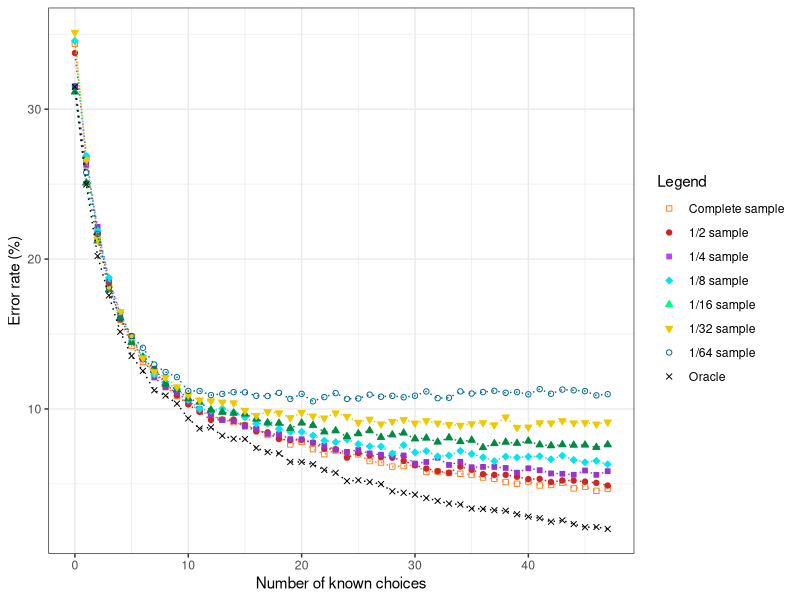
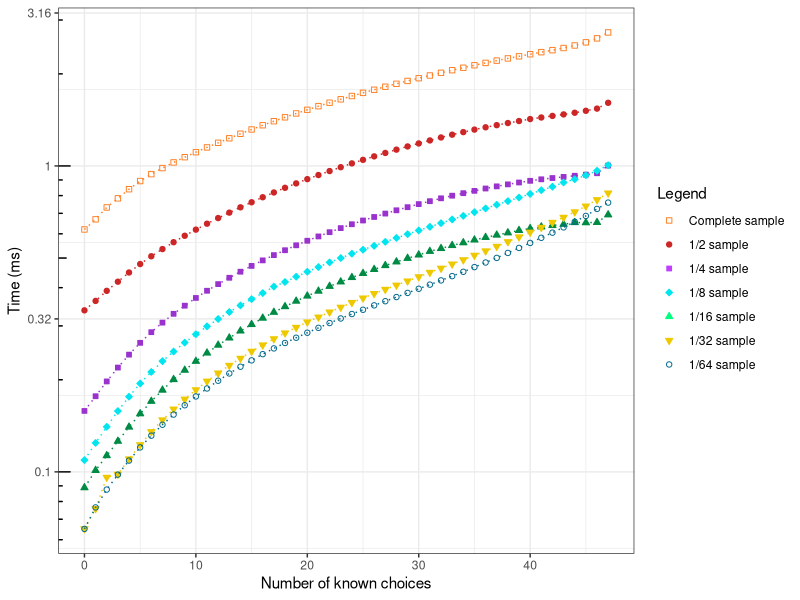

Recreate these plots in R, in order.
library(ggplot2)

#--------------------------------------------------------------------------------------------
#Parametres globaux
dataset_name = "renault_small_header"
algo_name = "v-pop"
taille_img_x = 1024/2
taille_img_y = 720/2
#fin parametres globaux
#--------------------------------------------------------------------------------------------

#--------------------------------------------------------------------------------------------
#data

oracle = c(0.68502658003544,0.7502584170112226,0.7979548139397519,0.8242395156526875,0.8485307147076196,0.8646264028352038,0.8746308328411104,0.8875886001181335,0.8910956881275842,0.8964855286473715,0.9063053750738335,0.91313496751329,0.912322799763733,0.9178972238629651,0.9199276432368576,0.9201122268163024,0.926055818074424,0.9288245717660957,0.9296736562315416,0.9353957471943296,0.9353588304784406,0.9369462492616657,0.940711754282339,0.9426683402244537,0.9481320141760189,0.9475782634376846,0.9487595983461311,0.9501624335499114,0.9549985233313645,0.9559583579444773,0.9571766095688128,0.9594654459539279,0.9613851151801536,0.9631571175428234,0.9637847017129356,0.9664796219728293,0.966738038984052,0.9675871234494979,0.9679562906083875,0.9702820437093916,0.9718694624926166,0.9729031305375074,0.9752658003544005,0.9743428824571766,0.9768532191376255,0.978920555227407,0.9788098050797401,0.9800649734199646)
courbe1 = c(0.6563792085056114,0.7331659775546367,0.7830035440047254,0.8160809214412286,0.8404459539279385,0.8577968103957472,0.8686134081512109,0.875849084465446,0.8849305965741288,0.8914648552864737,0.8955995274660367,0.9011739515652688,0.9044226225634967,0.9072652096869462,0.9088157117542823,0.9107722976963969,0.9135779681039575,0.9173803898405198,0.918820141760189,0.923693148257531,0.9219949793266391,0.9268310691080921,0.930190490253987,0.927790903721205,0.9305965741287655,0.9303012404016539,0.9348050797401063,0.9357649143532192,0.9384967513290018,0.9380537507383343,0.9374261665682221,0.9419669226225635,0.9418192557590077,0.9427790903721205,0.9432959243945659,0.9438865918487891,0.9457693443591259,0.9466553455404607,0.9487965150620201,0.9499040165386887,0.9484642646190194,0.9510853514471352,0.9507531010041347,0.9492395156526875,0.9530419373892498,0.9518975191966923,0.9546662728883638,0.9532634376845835)
courbe1_2 = c(0.6625159956688651,0.7313711979525543,0.7824589034353775,0.8157298946746727,0.8401417462348656,0.851904715031007,0.8669160350428192,0.8732650851461758,0.8826163992518948,0.8909833645043803,0.8969878925091053,0.9020080716605965,0.9073235554680579,0.9071266856974112,0.9070774682547494,0.9109164287823605,0.9150506939659415,0.9156413032778817,0.9201200905600945,0.9208583522000197,0.9206122649867113,0.9224825278078551,0.9266167929914362,0.9269120976474062,0.9325228861108377,0.9294221872231518,0.9309971453883257,0.9320799291268825,0.9325721035534994,0.9346392361452899,0.937543065262329,0.9397578501821046,0.941529678117925,0.942612461856482,0.9384781966729009,0.9405453292646914,0.9435475932670538,0.943990550251009,0.943990550251009,0.9452702037602126,0.9468451619253864,0.9466975095974013,0.9487646421891919,0.9477310758932966,0.94782951077862,0.9485185549758834,0.949355251501132,0.9511270794369524)
courbe1_4 = c(0.684989875126561,0.7371329733378332,0.778518393520081,0.8137445156935539,0.8364832939588255,0.8515018562267972,0.8658454269321634,0.87900776240297,0.8856311171110361,0.8888795140060749,0.894996625042187,0.900059061761728,0.9038558893013837,0.9073574080323996,0.9082011474856564,0.911787040161998,0.913390145123186,0.9166807289908876,0.916849476881539,0.9201822477219035,0.9202666216672292,0.9225869051636855,0.9244853189335134,0.9272274721565981,0.9286618292271347,0.9273962200472494,0.92963212959838,0.9305602429969625,0.9313196085048937,0.9310242996962538,0.9364664191697604,0.9354117448531893,0.9325430307121161,0.9373945325683429,0.935242996962538,0.9389132635842052,0.938702328720891,0.938702328720891,0.9393773202834964,0.9424991562605467,0.9396304421194736,0.9408538643266959,0.9430475869051637,0.9432585217684779,0.9439335133310833,0.941106986162673,0.9439757003037462,0.9415288558893014)
courbe1_8 = c(0.6543686262156948,0.7311887230775288,0.7809190061818325,0.8125369138087176,0.8355317557191795,0.8544316257825727,0.8650628026932314,0.8769933456707485,0.8822301846674804,0.8864039059731464,0.8940032287278025,0.9001063117691066,0.901090680001575,0.8997913139347167,0.9022325471512384,0.9056187738709296,0.9098318699058944,0.9096743709886994,0.9132968460841832,0.9153049572784188,0.9152655825491199,0.9177068157656416,0.9211324172146317,0.9221167854471001,0.9203055478993581,0.9234555262432571,0.9249911406859078,0.9250305154152065,0.9297161082017561,0.9241248966413356,0.9290073630743788,0.9280623695712092,0.9316454699373942,0.9310548489979131,0.9279836201126117,0.9299917313068473,0.9323148403354727,0.934795448281293,0.9318029688545891,0.9324329645233689,0.9318817183131866,0.9315667204787967,0.933614206402331,0.9312123479151081,0.9340079536953183,0.9356223175965666,0.9346379493640982,0.9369216836634248)
courbe1_16 = c(0.6885002286236854,0.7491998171010517,0.7878753238835543,0.8204541990550221,0.8391632373113854,0.8555479347660417,0.8654549611339735,0.874409388812681,0.8834781283340954,0.8870598994055784,0.8931946349641823,0.8954808718183204,0.900701112635269,0.9022252705380277,0.9028730376467002,0.9034064929126657,0.9067596402987349,0.9092363968907179,0.9095031245237006,0.9129324798049078,0.9093888126809937,0.9109510745313214,0.9152949245541838,0.9145709495503734,0.9183813443072703,0.9165142508763908,0.9144947416552355,0.9189529035208047,0.9172763298277702,0.9160570035055632,0.919943606157598,0.9194482548392013,0.9220774272214601,0.9192577351013566,0.9217725956409084,0.9208581008992531,0.92577351013565,0.9231062338058222,0.9221917390641671,0.9229157140679775,0.9214296601127877,0.9239445206523396,0.9245160798658741,0.9238683127572016,0.9241731443377534,0.9240588324950465,0.9256210943453742,0.9239064167047706)
courbe1_32= c(0.6487793902576218,0.733753328083399,0.786777665279184,0.8193647579405258,0.8351520605992425,0.8519143510706116,0.8659766752915589,0.8752390595117561,0.8790265121685978,0.8853264334195823,0.8906888663891701,0.8941388232647092,0.8946263171710354,0.8954888063899201,0.8959388007649904,0.901113736078299,0.9044136948288146,0.9019387257659279,0.9026512168597892,0.9058761765477932,0.9023887201409982,0.9047886901413732,0.9061011737353283,0.9026887163910451,0.9050511868601643,0.9089886376420295,0.9068886638917013,0.9100761240484494,0.9084261446731916,0.9071511606104924,0.9095511306108673,0.9078636517043537,0.9095511306108673,0.9104886188922638,0.91097611279859,0.9099261259234259,0.9092136348295646,0.9106386170172873,0.9055011812352346,0.9124385945175685,0.9121385982675216,0.9093261334233322,0.9094386320170997,0.9079011512356095,0.9093636329545881,0.9092136348295646,0.9101511231109611,0.908838639517006)
courbe1_64 = c(0.6846980914468545,0.7422151121693515,0.7832136612225157,0.8190408869377581,0.8395773652293612,0.8513709587410246,0.8592209531604599,0.8704192864317869,0.8754045909446035,0.8787901335615165,0.8880166672867295,0.8880166672867295,0.890769745898285,0.8899884668328435,0.8887979463521708,0.8889467614122549,0.8912161910785371,0.8914022099036423,0.8892815952974441,0.8933740094497563,0.8899512630678225,0.8949365675806391,0.8921090814390417,0.8894676141225492,0.8932996019197142,0.8930391755645671,0.8904721157781167,0.8918486550838944,0.8912905986085792,0.8922206927341046,0.8912161910785371,0.8883515011719186,0.892815952974441,0.8925555266192938,0.8883142974068976,0.8897652442427174,0.8887607425871498,0.8879050559916664,0.8892443915324231,0.8887607425871498,0.8902488931879906,0.8867889430410357,0.8898768555377804,0.8870865731612039,0.8875702221064772,0.8880910748167714,0.89095576472339,0.8901744856579485)

tps_courbe1 = c(0.619880177753987,0.6692052204666273,0.7317778304415239,0.7835428034554046,0.8393094951269935,0.8925847076934436,0.9401803382309509,0.9840903001698169,1.026910106024808,1.0680262242321323,1.1092238419595393,1.1498626991656822,1.1903069023552866,1.2316474228440637,1.2740687191376254,1.316035523405198,1.3584633255685175,1.400294085757531,1.4422439237669817,1.4846440511665682,1.5258952243797992,1.568353883601595,1.6096364962714116,1.6515207696396927,1.6928072715224454,1.7338529835720615,1.774978728440638,1.8153042948538098,1.8561382867321323,1.8965240490992321,1.9361281432737745,1.9757038995126994,2.0158091659775548,2.0561014703558773,2.094314386961016,2.1337520829149437,2.172147336163615,2.2094566018163024,2.246534808992912,2.282568659664796,2.318733150361784,2.35474384476521,2.3906763707914944,2.4295996256645007,2.4761857712640283,2.536152407966627,2.6127072540977556,2.7319425257678676)
tps_courbe1_2 = c(0.33729014907963384,0.3620579650556157,0.3906002507136529,0.41838479550152574,0.448444211585786,0.47783263264100795,0.5067506600551235,0.5349568643075105,0.5632946113298553,0.5912849753912787,0.61909411374151,0.6474208774485678,0.6754602478098238,0.7037851349542278,0.7325153474259277,0.7608700206221085,0.7901366574958165,0.8190630902647899,0.8483318265577321,0.8768977557830495,0.9054591771335762,0.9339096387439708,0.962295101732454,0.9905970438527414,1.019345847672015,1.046927726597106,1.0747697096663058,1.1028628316271287,1.1305579304557536,1.1581870966630574,1.1845528315286937,1.2117822555369624,1.2390141187616892,1.2654592963874398,1.2900948870951865,1.3147517285165862,1.3378335769760803,1.359529751501132,1.3812931091150704,1.4022545975489713,1.423133964415789,1.4401718224726843,1.4573648770548282,1.4739426644846934,1.4925057270892805,1.5145029180037406,1.5397235880500049,1.6085027488926076)
tps_courbe1_4 = c(0.15818114406851164,0.17667539031387108,0.19747195072561594,0.21919193975700305,0.24162447700809989,0.26406918760546744,0.2861554282399595,0.30754845106311174,0.3285943591376983,0.34930399156260544,0.37028976801383734,0.3907288629345258,0.4108513712453594,0.4309498403223085,0.4511919823658454,0.4712482493671954,0.4913396510715491,0.5111184297586905,0.5303659853189335,0.5503241333952076,0.5693733423050962,0.5884248544549443,0.6075363508268646,0.6264451629682753,0.6450289036871414,0.6633164632973337,0.6810944433850827,0.6986528525143436,0.71634342739622,0.7334076533496456,0.7504462883901452,0.7670200990550118,0.7837756353358083,0.7994593523455957,0.8146065034593317,0.8289954966672292,0.8438437702497469,0.8576858488862639,0.8704310527759028,0.8828801190938238,0.8940544173557206,0.9045271088845764,0.9130918083023962,0.9210539040668242,0.9288452029193385,0.9366510772443469,0.9468228774046574,1.0028542991056362)
tps_courbe1_8 = c(0.10927567740284286,0.1243352374689924,0.1403542519982675,0.1580507660353585,0.17610623998897507,0.19451837405992833,0.2121589037681616,0.23008870669764145,0.24735948887663897,0.26450226262944443,0.2817015494743474,0.298959651927393,0.31600243847698545,0.33306199499940936,0.3500469668071032,0.36692154341063904,0.3841120448478167,0.4033185414812773,0.4175505087608773,0.4343805358113163,0.45092451588770327,0.4672313942985392,0.4839815480174824,0.49998213485844784,0.5167350650470528,0.5323225619955113,0.5481438526203882,0.5648339704295783,0.5816009557428042,0.5983841248966414,0.6154116758672284,0.6324582562113635,0.6502026642123085,0.6685027712721975,0.6868392683387802,0.7063489278261212,0.7263053814230027,0.746706758829783,0.7673809986218845,0.788559555065559,0.8100735148245856,0.8330708445879434,0.855398274323739,0.8831414254045753,0.904677850179155,0.9322120957987163,0.9646898943576013,1.0059555453006261)
tps_courbe1_16 = c(0.0887804617817406,0.10109478520804756,0.11299537204694407,0.12594325373418686,0.14009307144490168,0.15487696181984453,0.17011957628410304,0.18502576630848955,0.20040600983081847,0.21490319924554183,0.22984922866178936,0.24469658222831886,0.25951007857033986,0.2740168974622771,0.2887923432403597,0.30332830410760553,0.3181210649291267,0.33246725975461056,0.3469591705532693,0.36151087162780066,0.3757203601585124,0.38982403383630543,0.4041019841487578,0.4179290809708886,0.431886208581009,0.4455092563252553,0.45909163942234416,0.47269538324950466,0.4858894002438653,0.4990009972946197,0.5119462388355434,0.5258699101508917,0.5374007205837524,0.5497091534445968,0.561107320492303,0.5729763971193416,0.5840317192501143,0.5943797497713763,0.6047394906264288,0.6156300943834782,0.624449722374638,0.6322549088553574,0.6390677644795001,0.6445769136564549,0.6532525953741808,0.6524797767108672,0.6537259471498247,0.6923652889803383)
tps_courbe1_32= c(0.06516885052686841,0.07581310916113548,0.09597282491468857,0.0982035523680954,0.11020739757003037,0.12257828222147223,0.1353035981925226,0.14780369546630667,0.16030561255484307,0.17277095661304234,0.185456765440432,0.1978410556868039,0.21030079656504294,0.2228870113998575,0.23504541133235834,0.2477097121910976,0.25977319286008926,0.272209424157198,0.28437285157685527,0.2965559661754228,0.30891524277196536,0.3205217721903476,0.33288506952413094,0.34517193576330296,0.3576027083286459,0.36991676202797463,0.38257441099486256,0.3948391317358533,0.4075528913263584,0.42046721993475084,0.4341620133123336,0.4487101424982188,0.4629256958788015,0.4779228714891064,0.4933049217009787,0.5103208897138786,0.5275478546518169,0.5456795278059025,0.5652218606142423,0.5861457106536169,0.607351811527356,0.6296509076386545,0.6536759278509019,0.6791482482093973,0.7077282875839052,0.7391648168147898,0.7752741778977763,0.8155462121723478)
tps_courbe1_64 = c(0.06508450719892853,0.07650949711670821,0.08752471427508464,0.09793829283083448,0.10887818746977194,0.12021080218758139,0.1312983116187358,0.14258817500651066,0.15389492421593065,0.1650863060009673,0.17638203921276832,0.18730226455597307,0.19856044462219577,0.20972627746567954,0.22063098009598572,0.2314543660850478,0.24249900558056475,0.25325957565385615,0.26378799036422484,0.2744322871386584,0.28498291666356634,0.2956377749172216,0.3064709539789427,0.3172664573830872,0.3280233844637077,0.3387363853565981,0.3501361657799769,0.36126159436735,0.3727344159008892,0.384568540533502,0.3967515994642658,0.4092868028944529,0.4225532593846497,0.43636841965846945,0.4508106833587559,0.46697589910338927,0.48343256266974216,0.5005233885933257,0.5195452522787306,0.5394745323486737,0.5601723110606793,0.5823196601064028,0.6052556076118903,0.629794686521076,0.6570993580862383,0.6864326523680196,0.7236889395438818,0.7588675770675992)

#--------------------------------------------------------------------------------------------
#parametres graphes
# -- manuels
x_pas_erreur = 4
y_pas_erreur = 3
x_legend_erreur = 0
y_legend_erreur = 50
y_padding_erreur = 1

x_pas_time = 4
y_pas_time = 3
x_legend_time = 0
y_legend_time = 0.013
y_padding_time = 0.01

# -- auto calcul

#MAJ VERS ERROR
oracle = 100-100*oracle
courbe1 = 100-100*courbe1
courbe1_2 = 100-100*courbe1_2
courbe1_4 = 100-100*courbe1_4
courbe1_8 = 100-100*courbe1_8
courbe1_16 = 100-100*courbe1_16
courbe1_32 = 100-100*courbe1_32
courbe1_64 = 100-100*courbe1_64

nb_val = length(oracle)

min_val_erreur = 30000
min_val_erreur = min(min_val_erreur,100-100*oracle)
min_val_erreur = min(min_val_erreur,100-100*courbe1)
min_val_erreur = min(min_val_erreur,100-100*courbe1_2)
min_val_erreur = min(min_val_erreur,100-100*courbe1_4)
min_val_erreur = min(min_val_erreur,100-100*courbe1_8)
min_val_erreur = min(min_val_erreur,100-100*courbe1_16)
min_val_erreur = min(min_val_erreur,100-100*courbe1_32)
min_val_erreur = min(min_val_erreur,100-100*courbe1_64)
min_val_erreur = ceiling(min_val_erreur)

max_val_erreur = 0
max_val_erreur = max(max_val_erreur,100-100*oracle)
max_val_erreur = max(max_val_erreur,100-100*courbe1)
max_val_erreur = max(max_val_erreur,100-100*courbe1_2)
max_val_erreur = max(max_val_erreur,100-100*courbe1_4)
max_val_erreur = max(max_val_erreur,100-100*courbe1_8)
max_val_erreur = max(max_val_erreur,100-100*courbe1_16)
max_val_erreur = max(max_val_erreur,100-100*courbe1_32)
max_val_erreur = max(max_val_erreur,100-100*courbe1_64)
max_val_erreur = floor(max_val_erreur)

size = 0:(nb_val-1)
x_lim_erreur = c(0,(nb_val-1))
if(min_val_erreur-y_padding_erreur <= 0){
  min_val_erreur = min_val_erreur+y_padding_erreur+0.00001
}
y_lim_erreur = c((min_val_erreur-y_padding_erreur),(max_val_erreur+y_padding_erreur))
x_axp_erreur = c(0, (nb_val-1), x_pas_erreur)
y_axp_erreur = c((min_val_erreur-y_padding_erreur),(max_val_erreur+y_padding_erreur),y_pas_erreur)

min_val_time = 30000
min_val_time = min(min_val_erreur,100-100*tps_courbe1)
min_val_time = min(min_val_erreur,100-100*tps_courbe1_2)
min_val_time = min(min_val_erreur,100-100*tps_courbe1_4)
min_val_time = min(min_val_erreur,100-100*tps_courbe1_8)
min_val_time = min(min_val_erreur,100-100*tps_courbe1_16)
min_val_time = min(min_val_erreur,100-100*tps_courbe1_32)
min_val_time = min(min_val_erreur,100-100*tps_courbe1_64)
min_val_time = ceiling(min_val_erreur)

max_val_time = 0
max_val_time = max(max_val_time,tps_courbe1)
max_val_time = max(max_val_time,tps_courbe1_2)
max_val_time = max(max_val_time,tps_courbe1_4)
max_val_time = max(max_val_time,tps_courbe1_8)
max_val_time = max(max_val_time,tps_courbe1_16)
max_val_time = max(max_val_time,tps_courbe1_32)
max_val_time = max(max_val_time,tps_courbe1_64)
max_val_time = floor(max_val_time)

x_lim_time = c(0,(nb_val-1))
if(min_val_time-y_padding_time <= 0){
  min_val_time = min_val_time+y_padding_time+0.00001
}

png(file=paste("Taux_erreur_sur_",dataset_name,"_",algo_name,".png",sep=""), bg="white", width=taille_img_x, height=taille_img_y, pointsize = 12)
(ggplot(NULL, aes(size)) + #scale_y_log10(breaks = round(seq(0, 100, by = 5),1)) + annotation_logticks(sides="l") +
  ylab("Error rate (%)") + xlab("Number of known choices") + theme_bw() #+ theme(legend.position="bottom")
+geom_line(aes(y=courbe1, colour="Complete sample"), colour="chocolate1", linetype="dotted") + geom_point(aes(y=courbe1, shape="Complete sample"), colour="chocolate1", fill="chocolate1") 
+geom_line(aes(y=courbe1_2, colour="1/2 sample"), colour="firebrick3", linetype="dotted") + geom_point(aes(y=courbe1_2, shape="1/2 sample"), colour="firebrick3", fill="firebrick3") 
+geom_line(aes(y=courbe1_4, colour="1/4 sample"), colour="darkorchid3", linetype="dotted") + geom_point(aes(y=courbe1_4, shape="1/4 sample"), colour="darkorchid3", fill="darkorchid3") 
+geom_line(aes(y=courbe1_8, colour="1/8 sample"), colour="turquoise2", linetype="dotted") + geom_point(aes(y=courbe1_8, shape="1/8 sample"), colour="turquoise2", fill="turquoise2") 
+geom_line(aes(y=courbe1_16, colour="1/16 sample"), colour="springgreen4", linetype="dotted") + geom_point(aes(y=courbe1_16, shape="1/16 sample"), colour="springgreen4", fill="springgreen4") 
+geom_line(aes(y=courbe1_32, colour="1/32 sample"), colour="gold2", linetype="dotted") + geom_point(aes(y=courbe1_32, shape="1/32 sample"), colour="gold2", fill="gold2") 
+geom_line(aes(y=courbe1_64, colour="1/64 sample"), colour="deepskyblue4", linetype="dotted") + geom_point(aes(y=courbe1_64, shape="1/64 sample"), colour="deepskyblue4", fill="deepskyblue4") 
+geom_line(aes(y=oracle, colour="Oracle"), colour="black", linetype="dotted") + geom_point(aes(y=oracle, shape="Oracle"), colour="black", fill="black") 
+ scale_colour_manual(name = 'Legend', guide = 'legend',
                      limits = c(NULL
                                ,'Complete sample' #courbe1
                                ,'1/2 sample' #1_2
                                ,'1/4 sample' #1_4
                                ,'1/8 sample' #1_8
                                ,'1/16 sample' #1_16
                                ,'1/32 sample' #1_32
                                ,'1/64 sample' #1_64
                                ,'Oracle' #oracleVrai
                      ),
                      values =c(NULL
                                ,'Complete sample'='chocolate1' #courbe1
                                ,'1/2 sample'='firebrick3' #1_2
                                ,'1/4 sample'='darkorchid1' #1_4
                                ,'1/8 sample'='turquoise2' #1_8
                                ,'1/16 sample'='springgreen' #1_16
                                ,'1/32 sample'='gold2' #1_32
                                ,'1/64 sample'='deepskyblue4' #1_64
                                ,'Oracle'='black' #oracleVrai
                      ))
                      
+ scale_shape_manual(name = 'Legend', guide = 'legend',
                      limits = c(NULL
                                ,'Complete sample' #courbe1
                                ,'1/2 sample' #1_2
                                ,'1/4 sample' #1_4
                                ,'1/8 sample' #1_8
                                ,'1/16 sample' #1_16
                                ,'1/32 sample' #1_32
                                ,'1/64 sample' #1_64
                                ,'Oracle' #oracleVrai
                      ),
                      values =c(NULL
                                ,'Complete sample'=0 #courbe1
                                ,'1/2 sample'=21 #1_2
                                ,'1/4 sample'=22 #1_4
                                ,'1/8 sample'=23 #1_8
                                ,'1/16 sample'=24 #1_16
                                ,'1/32 sample'=25 #1_32
                                ,'1/64 sample'=1 #1_64
                                ,'Oracle'=4 #oracleVrai
                      ))
                      
                          + guides(shape = guide_legend(override.aes = list(colour = c(NULL
                                ,'Complete sample'='chocolate1' #courbe1
                                ,'1/2 sample'='firebrick3' #1_2
                                ,'1/4 sample'='darkorchid1' #1_4
                                ,'1/8 sample'='turquoise2' #1_8
                                ,'1/16 sample'='springgreen' #1_16
                                ,'1/32 sample'='gold2' #1_32
                                ,'1/64 sample'='deepskyblue4' #1_64
                                ,'Oracle'='black' #oracleVrai
                                  ),
                                  fill = c(NULL
                                ,'Complete sample'='chocolate1' #courbe1
                                ,'1/2 sample'='firebrick3' #1_2
                                ,'1/4 sample'='darkorchid1' #1_4
                                ,'1/8 sample'='turquoise2' #1_8
                                ,'1/16 sample'='springgreen' #1_16
                                ,'1/32 sample'='gold2' #1_32
                                ,'1/64 sample'='deepskyblue4' #1_64
                                ,'Oracle'='black' #oracleVrai
                                  ))))
                      )

dev.off()

png(file=paste("Temps_sur_",dataset_name,"_",algo_name,".png",sep=""), bg="white", width=taille_img_x, height=taille_img_y, pointsize = 12)
(ggplot(NULL, aes(size))
+ scale_y_log10(
  breaks = scales::trans_breaks("log10", function(x) 10^x),
  labels = scales::trans_format("log10", function(x) round(10^x,2)))
+ annotation_logticks(sides="l")
+ theme_bw() +
  ylab("Time (ms)") + xlab("Number of known choices") #+ theme(legend.position="bottom")
+geom_line(aes(y=tps_courbe1, colour="Complete sample"), colour="chocolate1", linetype="dotted") + geom_point(aes(y=tps_courbe1, shape="Complete sample"), colour="chocolate1", fill="chocolate1") 
+geom_line(aes(y=tps_courbe1_2, colour="1/2 sample"), colour="firebrick3", linetype="dotted") + geom_point(aes(y=tps_courbe1_2, shape="1/2 sample"), colour="firebrick3", fill="firebrick3") 
+geom_line(aes(y=tps_courbe1_4, colour="1/4 sample"), colour="darkorchid3", linetype="dotted") + geom_point(aes(y=tps_courbe1_4, shape="1/4 sample"), colour="darkorchid3", fill="darkorchid3") 
+geom_line(aes(y=tps_courbe1_8, colour="1/8 sample"), colour="turquoise2", linetype="dotted") + geom_point(aes(y=tps_courbe1_8, shape="1/8 sample"), colour="turquoise2", fill="turquoise2") 
+geom_line(aes(y=tps_courbe1_16, colour="1/16 sample"), colour="springgreen4", linetype="dotted") + geom_point(aes(y=tps_courbe1_16, shape="1/16 sample"), colour="springgreen4", fill="springgreen4") 
+geom_line(aes(y=tps_courbe1_32, colour="1/32 sample"), colour="gold2", linetype="dotted") + geom_point(aes(y=tps_courbe1_32, shape="1/32 sample"), colour="gold2", fill="gold2") 
+geom_line(aes(y=tps_courbe1_64, colour="1/64 sample"), colour="deepskyblue4", linetype="dotted") + geom_point(aes(y=tps_courbe1_64, shape="1/64 sample"), colour="deepskyblue4", fill="deepskyblue4") 
+ scale_colour_manual(name = 'Legend', guide = 'legend',
                      limits = c(NULL
                                ,'Complete sample' #courbe1
                                ,'1/2 sample' #1_2
                                ,'1/4 sample' #1_4
                                ,'1/8 sample' #1_8
                                ,'1/16 sample' #1_16
                                ,'1/32 sample' #1_32
                                ,'1/64 sample' #1_64
                      ),
                      values =c(NULL
                                ,'Complete sample'='chocolate1' #courbe1
                                ,'1/2 sample'='firebrick3' #1_2
                                ,'1/4 sample'='darkorchid1' #1_4
                                ,'1/8 sample'='turquoise2' #1_8
                                ,'1/16 sample'='springgreen' #1_16
                                ,'1/32 sample'='gold2' #1_32
                                ,'1/64 sample'='deepskyblue4' #1_64
                      ))
                      
+ scale_shape_manual(name = 'Legend', guide = 'legend',
                      limits = c(NULL
                                ,'Complete sample' #courbe1
                                ,'1/2 sample' #1_2
                                ,'1/4 sample' #1_4
                                ,'1/8 sample' #1_8
                                ,'1/16 sample' #1_16
                                ,'1/32 sample' #1_32
                                ,'1/64 sample' #1_64
                      ),
                      values =c(NULL
                                ,'Complete sample'=0 #courbe1
                                ,'1/2 sample'=21 #1_2
                                ,'1/4 sample'=22 #1_4
                                ,'1/8 sample'=23 #1_8
                                ,'1/16 sample'=24 #1_16
                                ,'1/32 sample'=25 #1_32
                                ,'1/64 sample'=1 #1_64
                      ))
                      
                          + guides(shape = guide_legend(override.aes = list(colour = c(NULL
                                ,'Complete sample'='chocolate1' #courbe1
                                ,'1/2 sample'='firebrick3' #1_2
                                ,'1/4 sample'='darkorchid1' #1_4
                                ,'1/8 sample'='turquoise2' #1_8
                                ,'1/16 sample'='springgreen' #1_16
                                ,'1/32 sample'='gold2' #1_32
                                ,'1/64 sample'='deepskyblue4' #1_64
                                  ),
                                  fill = c(NULL
                                ,'Complete sample'='chocolate1' #courbe1
                                ,'1/2 sample'='firebrick3' #1_2
                                ,'1/4 sample'='darkorchid1' #1_4
                                ,'1/8 sample'='turquoise2' #1_8
                                ,'1/16 sample'='springgreen' #1_16
                                ,'1/32 sample'='gold2' #1_32
                                ,'1/64 sample'='deepskyblue4' #1_64
                                  ))))
                      )

dev.off()
